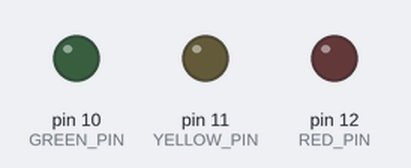
This sketch was run on a simulated Arduino Uno, built with avr-gcc and run on an emulated ATmega328P. Parts: output pins drawn as LEDs (lit = HIGH).

Above: at 0.5 s.
At 1.5 s:
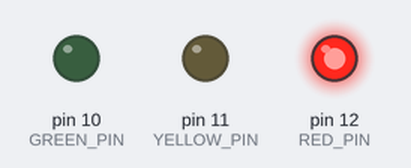
At 2.5 s:
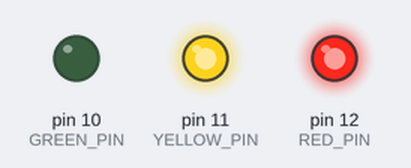
At 3.5 s:
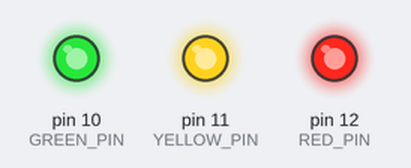
At 4.5 s:
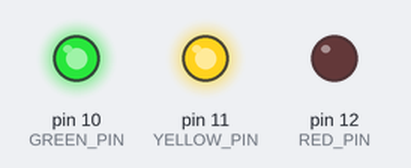
At 5.5 s:
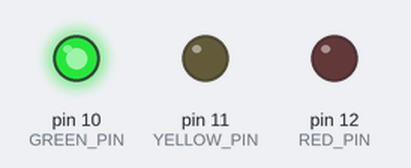
Timing chart, 0 to 7.8 s (numbered marks = the images above):
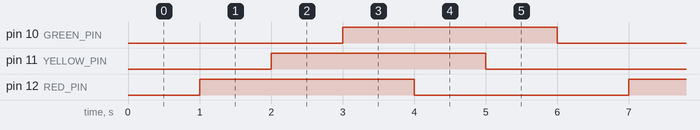

The sketch:

THREE_LIGHT.ino
```cpp
int RED_PIN = 12;
int YELLOW_PIN =11;
int GREEN_PIN = 10;


void setup() {
  Serial.begin(9600);
  pinMode(RED_PIN, OUTPUT);
  pinMode(YELLOW_PIN, OUTPUT);
  pinMode(GREEN_PIN, OUTPUT);
}

void loop() {
   delay(1000);
  digitalWrite(RED_PIN, HIGH);
 delay(1000);
  digitalWrite(YELLOW_PIN, HIGH);
 delay(1000);
  digitalWrite(GREEN_PIN, HIGH);
  delay(1000);
  digitalWrite(RED_PIN, LOW);
 delay(1000);
  digitalWrite(YELLOW_PIN, LOW);
 delay(1000);
  digitalWrite(GREEN_PIN, LOW);


}
```

Measured:
- by itself, pin 10 (GREEN_PIN), pin 11 (YELLOW_PIN), pin 12 (RED_PIN): alternates HIGH for 3.0 s and LOW for 3.0 s
- by itself, everything shown: repeats every 6.0 s, in 6 steps
